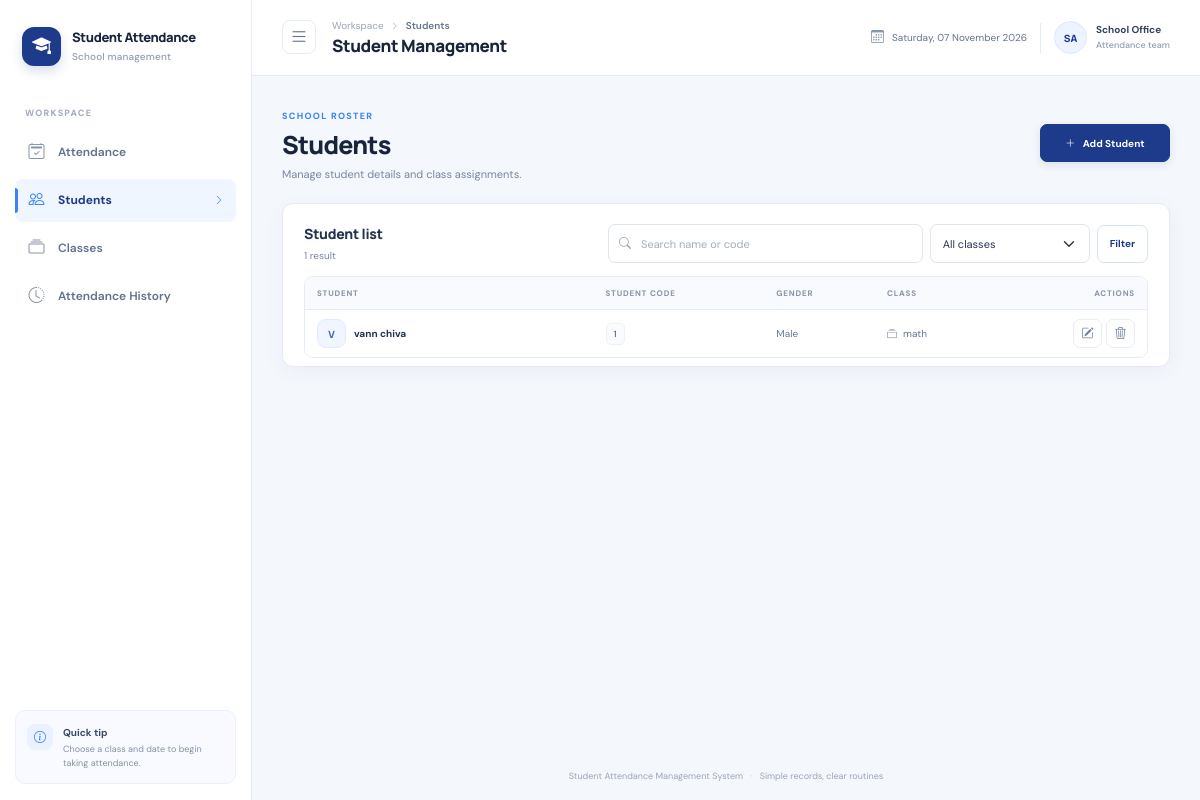
/students, run on the app's committed database.
### tables this page shows
CREATE TABLE Students (
    StudentID INTEGER PRIMARY KEY AUTOINCREMENT,
    ClassID INTEGER NOT NULL,
    StudentCode TEXT NOT NULL UNIQUE CHECK (length(StudentCode) <= 30),
    StudentName TEXT NOT NULL CHECK (length(StudentName) <= 100),
    Gender TEXT NOT NULL CHECK (Gender IN ('Male', 'Female', 'Other')),
    CreatedAt TEXT NOT NULL DEFAULT (datetime('now')),
    FOREIGN KEY (ClassID) REFERENCES Classes(ClassID)
);

CREATE TABLE Classes (
    ClassID INTEGER PRIMARY KEY AUTOINCREMENT,
    ClassName TEXT NOT NULL UNIQUE CHECK (length(ClassName) <= 50),
    CreatedAt TEXT NOT NULL DEFAULT (datetime('now'))
);

### routes/students.py (the view)
@students_bp.get("/students")
def index():
    term = request.args.get("q", "").strip()
    class_id = request.args.get("class_id", "")
    sql = "SELECT s.StudentID, s.ClassID, s.StudentCode, s.StudentName, s.Gender, c.ClassName FROM Students s JOIN Classes c ON c.ClassID=s.ClassID WHERE (s.StudentName LIKE ? OR s.StudentCode LIKE ?)"
    params = [f"%{term}%", f"%{term}%"]
    if class_id.isdigit():
        sql += " AND s.ClassID=?"
        params.append(int(class_id))
    sql += " ORDER BY c.ClassName, s.StudentName"
    return render_template("students.html", students=fetch_all(sql, params), classes=fetch_all("SELECT ClassID, ClassName FROM Classes ORDER BY ClassName"), q=term, selected_class=class_id, genders=GENDERS)

### database.py (called while the page is built)
def _connect(path):
    connection = sqlite3.connect(path, timeout=10)
    connection.row_factory = sqlite3.Row
    connection.execute("PRAGMA foreign_keys = ON")
    return connection

@contextmanager
def get_connection():
    connection = _connect(current_app.config["DATABASE_PATH"])
    try:
        yield connection
        connection.commit()
    except Exception:
        connection.rollback()
        raise
    finally:
        connection.close()

def fetch_all(sql, params=()):
    if not isinstance(params, (tuple, list)):
        params = (params,)
    with get_connection() as connection:
        return [dict(row) for row in connection.execute(sql, params).fetchall()]

### templates/students.html (shortened to what this page needs)
{% extends 'base.html' %}
{% block content %}
<section class="page-heading"><div><div class="eyebrow">SCHOOL ROSTER</div><h2>Students</h2><p>Manage student details and class assignments.</p></div><button class="btn btn-primary heading-action" data-bs-toggle="modal" data-bs-target="#student-modal" {% if not classes %}disabled{% endif %}><i class="bi bi-plus-lg"></i> Add Student</button></section>
<section class="panel list-panel"><div class="section-heading section-heading-wrap"><div><h3>Student list</h3><p>{{ students|length }} result</p></div><form class="filter-form" method="get" action="{{ url_for('students.index') }}"><div class="input-with-icon"><i class="bi bi-search"></i><input class="form-control" name="q" value="{{ q }}" placeholder="Search name or code" aria-label="Search students"></div><select class="form-select" name="class_id" aria-label="Filter by class"><option value="">All classes</option></select><button class="btn btn-outline-primary" type="submit">Filter</button></form></div>
{% if students %}<div class="table-responsive table-shell"><table class="table align-middle data-table"><thead><tr><th>STUDENT</th><th>STUDENT CODE</th><th>GENDER</th><th>CLASS</th><th class="text-end">ACTIONS</th></tr></thead><tbody>{% for s in students %}<tr><td><div class="student-cell"><span class="student-avatar">{{ s.StudentName[:1]|upper }}</span><span class="student-name">{{ s.StudentName }}</span></div></td><td><span class="student-code">{{ s.StudentCode }}</span></td><td><span class="gender-label">{{ s.Gender }}</span></td><td><span class="class-label"><i class="bi bi-collection"></i>{{ s.ClassName }}</span></td><td class="text-end action-cell"><button class="row-action" type="button" data-bs-toggle="modal" data-bs-target="#student-modal" data-mode="edit" data-id="{{ s.StudentID }}" data-code="{{ s.StudentCode }}" data-name="{{ s.StudentName }}" data-gender="{{ s.Gender }}" data-class="{{ s.ClassID }}" data-action="{{ url_for('students.edit', student_id=s.StudentID) }}" title="Edit student" aria-label="Edit {{ s.StudentName }}"><i class="bi bi-pencil-square"></i></button><form class="inline-form" method="post" action="{{ url_for('students.delete', student_id=s.StudentID) }}" data-confirm="Delete {{ s.StudentName }}? Existing attendance records prevent deletion."><button class="row-action danger-action" type="submit" title="Delete student" aria-label="Delete {{ s.StudentName }}"><i class="bi bi-trash3"></i></button></form></td></tr>{% endfor %}</tbody></table></div>{% else %}<div class="empty-state"><div class="empty-state-icon"><i class="bi bi-person-lines-fill"></i></div><strong>No students found</strong><span>Try another search or add a student.</span></div>{% endif %}</section>
{% endblock %}

### static/css/style.css (style rules this page uses)
:root { --navy: #1e3a8a; --blue: #3b82f6; --blue-soft: #eff6ff; --green: #059669; --green-soft: #ecfdf5; --orange: #d97706; --orange-soft: #fffbeb; --red: #dc4b57; --red-soft: #fff1f2; --ink: #17243b; --muted: #78869c; --line: #e6ebf2; --paper: #fff; --canvas: #f4f7fc; --sidebar-width: 252px; --shadow: 0 5px 22px rgba(25, 48, 91, .045); }
* { box-sizing: border-box; }
html, body { min-height: 100%; }
body { margin: 0; overflow-x: hidden; background: var(--canvas); color: var(--ink); font: 14px/1.5 'DM Sans','Kantumruy Pro',sans-serif; -webkit-font-smoothing: antialiased; }
button, input, select { font: inherit; }
.page-heading { display: flex; justify-content: space-between; align-items: center; gap: 20px; margin: 0 0 21px; }
.eyebrow { display: inline-block; margin-bottom: 5px; color: var(--blue); font-size: 9px; font-weight: 800; letter-spacing: 1.3px; }
.page-heading h2 { margin: 0; color: var(--ink); font: 800 25px/1.25 Manrope,'Kantumruy Pro',sans-serif; letter-spacing: -.8px; }
.page-heading p { margin: 6px 0 0; color: var(--muted); font-size: 11px; }
.heading-action { min-width: 130px; }
.panel { margin-bottom: 17px; padding: 20px 21px; border: 1px solid var(--line); border-radius: 11px; background: var(--paper); box-shadow: var(--shadow); }
.panel-heading h3,.section-heading h3,.history-summary-title h3 { margin: 0; color: #24334d; font: 750 14px/1.35 Manrope,'Kantumruy Pro',sans-serif; letter-spacing: -.25px; }
.panel-heading p,.section-heading p { margin: 3px 0 0; color: var(--muted); font-size: 10px; }
.form-control,.form-select { min-height: 39px; border: 1px solid #dfe5ee; border-radius: 7px; color: #27364f; font-size: 11px; }
.form-control::placeholder { color: #a2adbb; }
.input-with-icon { position: relative; }
.input-with-icon>i { position: absolute; top: 50%; left: 11px; z-index: 2; transform: translateY(-50%); color: #9aa6b6; font-size: 12px; }
.input-with-icon .form-control { padding-left: 32px; }
.btn { min-height: 38px; padding: 8px 12px; border-radius: 7px; font-size: 10px; font-weight: 700; transition: transform .15s,background .15s,box-shadow .15s; }
.btn-primary { border-color: var(--navy); background: var(--navy); box-shadow: 0 3px 8px #1e3a8a1e; }
.btn-primary i { margin-right: 5px; }
.btn-outline-primary { border-color: #d6e2f8; color: var(--navy); background: #fff; }
.table-shell { overflow: auto; border: 1px solid var(--line); border-radius: 9px; }
.table { min-width: 760px; margin: 0; color: #58677d; font-size: 10px; }
.table thead th { padding: 10px 12px; border-bottom: 1px solid var(--line); background: #f8fafd; color: #8895a8; font-size: 8px; font-weight: 800; letter-spacing: .8px; white-space: nowrap; }
.table tbody td { padding: 9px 12px; border-color: #edf0f5; vertical-align: middle; }
.table tbody tr:last-child td { border-bottom: 0; }
.student-cell { display: flex; min-width: 135px; align-items: center; gap: 8px; }
.student-avatar { display: grid; width: 29px; height: 29px; flex: 0 0 29px; place-items: center; border: 1px solid #e3ebfb; border-radius: 9px; background: #f0f5ff; color: #3e69bc; font: 800 10px Manrope,sans-serif; }
.student-name { color: #24334b!important; font-weight: 700; }
.student-code { display: inline-block; padding: 4px 7px; border: 1px solid #edf0f5; border-radius: 5px; background: #fafbfd; color: #69788e; font: 600 9px 'DM Sans',sans-serif; white-space: nowrap; }
.gender-label { color: #69788e; font-size: 10px; }
.class-label { display: inline-flex; align-items: center; gap: 6px; color: #65758d; font-size: 10px; white-space: nowrap; }
.class-label i { color: #8292aa; }
.row-action { display: inline-grid; width: 29px; height: 29px; place-items: center; border: 1px solid #e8edf4; border-radius: 7px; background: #fff; color: #708098; font-size: 12px; text-decoration: none; }
.inline-form { display: inline-block; margin: 0 0 0 4px; }
.action-cell { min-width: 82px; white-space: nowrap; }
.section-heading { display: flex; justify-content: space-between; align-items: center; gap: 12px; margin-bottom: 13px; }
.section-heading p { margin-top: 4px; }
.filter-form { display: flex; width: min(540px,70%); align-items: center; gap: 7px; }
.filter-form .input-with-icon { flex: 1 1 210px; }
.filter-form .form-select { flex: 0 1 160px; }
.section-heading-wrap { align-items: flex-end; }
.list-panel { padding-bottom: 8px; }

### data on the page
Students: StudentName "V", StudentName "vann chiva", StudentCode "1", Gender "Male", ClassName "math"

### other printed values
{{ students|length }} "1"
